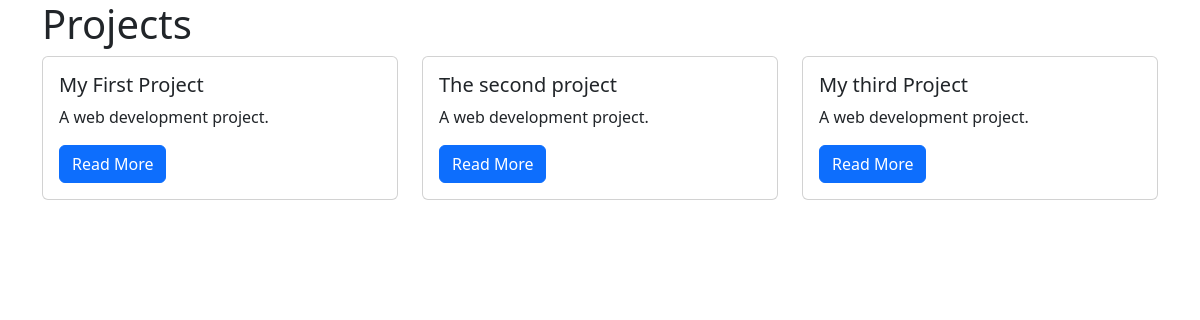
/projects/, run on the app's committed database.
### projects/models.py (models this page shows)
class Project(models.Model):
    title = models.CharField(max_length=100)
    description = models.TextField()
    technology = models.CharField(max_length=20)
    image = models.FileField(upload_to="project_images/", blank=True)

### projects/views.py (the view)
# urls.py: path("", views.project_index, name="project_index"),
def project_index(request):
    projects = Project.objects.all()
    context = {
        "projects": projects
    }
    return render(request, "projects/project_index.html", context)

### templates/projects/project_index.html (shortened to what this page needs)
{% extends "base.html" %}
{% block page_content %}
<h1>Projects</h1>
<div class="row">
{% for project in projects %}
    <div class="col-md-4">
        <div class="card mb-2">
            <div class="card-body">
                <h5 class="card-title">{{ project.title }}</h5>
                <p class="card-text">{{ project.description }}</p>
                <a href="{% url 'project_detail' project.pk %}"
                   class="btn btn-primary">
                    Read More
                </a>
            </div>
        </div>
    </div>
    {% endfor %}
</div>
{% endblock %}

### data on the page
Project: title "My First Project", description "A web development project."
Project: title "The second project", description "A web development project."
Project: title "My third Project", description "A web development project."
